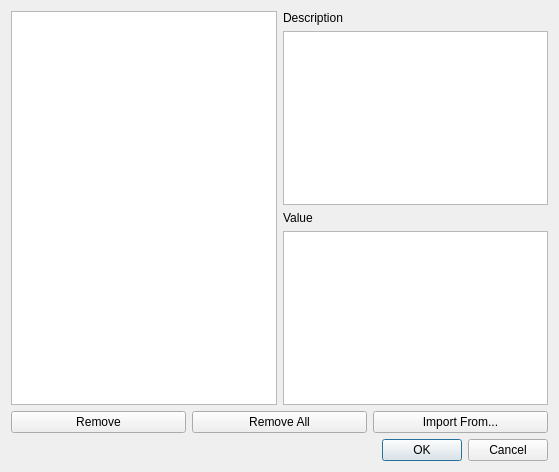
<?xml version="1.0" encoding="UTF-8"?>
<ui version="4.0">
 <class>SecretConfigDialog</class>
 <widget class="QDialog" name="SecretConfigDialog">
  <property name="geometry">
   <rect>
    <x>0</x>
    <y>0</y>
    <width>559</width>
    <height>472</height>
   </rect>
  </property>
  <property name="windowTitle">
   <string>Secrets Management</string>
  </property>
  <layout class="QVBoxLayout" name="verticalLayout_2">
   <item>
    <layout class="QHBoxLayout" name="horizontalLayout">
     <item>
      <widget class="QListWidget" name="listSecret">
       <property name="contextMenuPolicy">
        <enum>Qt::NoContextMenu</enum>
       </property>
       <property name="editTriggers">
        <set>QAbstractItemView::NoEditTriggers</set>
       </property>
       <property name="alternatingRowColors">
        <bool>true</bool>
       </property>
       <property name="sortingEnabled">
        <bool>true</bool>
       </property>
      </widget>
     </item>
     <item>
      <layout class="QVBoxLayout" name="verticalLayout">
       <item>
        <widget class="QLabel" name="label">
         <property name="text">
          <string>Description</string>
         </property>
        </widget>
       </item>
       <item>
        <widget class="QPlainTextEdit" name="editDescription">
         <property name="readOnly">
          <bool>true</bool>
         </property>
        </widget>
       </item>
       <item>
        <widget class="QLabel" name="label_2">
         <property name="text">
          <string>Value</string>
         </property>
        </widget>
       </item>
       <item>
        <widget class="QPlainTextEdit" name="editValue">
         <property name="readOnly">
          <bool>true</bool>
         </property>
        </widget>
       </item>
      </layout>
     </item>
    </layout>
   </item>
   <item>
    <layout class="QHBoxLayout" name="horizontalLayout_2">
     <item>
      <widget class="QPushButton" name="buttonRemove">
       <property name="text">
        <string>Remove</string>
       </property>
      </widget>
     </item>
     <item>
      <widget class="QPushButton" name="buttonRemoveAll">
       <property name="text">
        <string>Remove All</string>
       </property>
      </widget>
     </item>
     <item>
      <widget class="QPushButton" name="buttonImport">
       <property name="text">
        <string>Import From...</string>
       </property>
       <property name="default">
        <bool>false</bool>
       </property>
      </widget>
     </item>
    </layout>
   </item>
   <item>
    <widget class="QDialogButtonBox" name="buttonBox">
     <property name="standardButtons">
      <set>QDialogButtonBox::Cancel|QDialogButtonBox::Ok</set>
     </property>
    </widget>
   </item>
  </layout>
 </widget>
 <tabstops>
  <tabstop>listSecret</tabstop>
  <tabstop>editDescription</tabstop>
  <tabstop>buttonRemove</tabstop>
  <tabstop>buttonRemoveAll</tabstop>
  <tabstop>buttonImport</tabstop>
 </tabstops>
 <resources/>
 <connections>
  <connection>
   <sender>buttonBox</sender>
   <signal>accepted()</signal>
   <receiver>SecretConfigDialog</receiver>
   <slot>accept()</slot>
   <hints>
    <hint type="sourcelabel">
     <x>433</x>
     <y>446</y>
    </hint>
    <hint type="destinationlabel">
     <x>3</x>
     <y>417</y>
    </hint>
   </hints>
  </connection>
  <connection>
   <sender>buttonBox</sender>
   <signal>rejected()</signal>
   <receiver>SecretConfigDialog</receiver>
   <slot>reject()</slot>
   <hints>
    <hint type="sourcelabel">
     <x>501</x>
     <y>453</y>
    </hint>
    <hint type="destinationlabel">
     <x>5</x>
     <y>377</y>
    </hint>
   </hints>
  </connection>
 </connections>
</ui>
